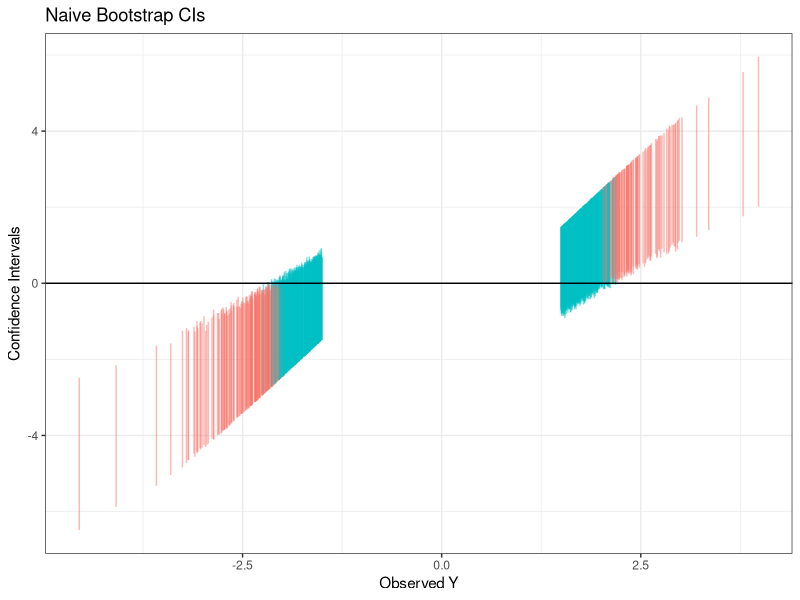
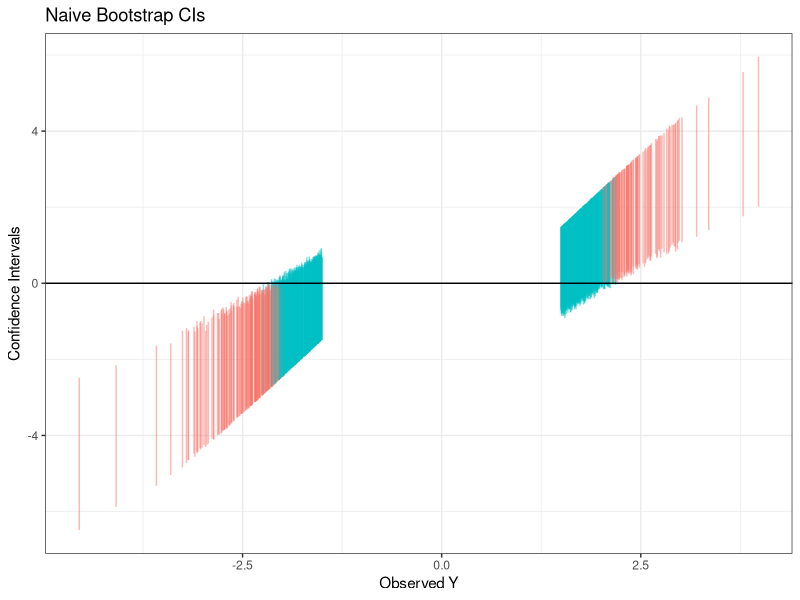

R code for these plots, in order: (Note: this script raises an error after producing the figures.)
sampleTrunc <- function(n, mu = 0, sd = 1) {
  nsamp <- 1
  samp <- numeric(n)
  threshold <- 1.5
  tries <- 0
  while(nsamp <= n) {
    tries <- tries + 1
    y <- rnorm(1, mu, sd)
    if(abs(y) > threshold) {
      samp[nsamp] <- y
      nsamp <- nsamp + 1
    }
  }
  return(samp)
}

library(dplyr)
library(ggplot2)
library(reshape2)

# Naive Bootstrap -------------------
n <- 10^3
samp <- sampleTrunc(n)
bootDist <- sapply(samp, function(y) sampleTrunc(1000, mu = y, sd = 1) - y)
trueDist <- sampleTrunc(10^4, mu = 0, sd = 1)
residquants <- apply(bootDist, 2, quantile, c(0.025, 0.975))
cis <- matrix(nrow = n, ncol = 3)
for(i in 1:nrow(cis)) {
  cis[i, 1] <- samp[i]
  cis[i, 2] <- samp[i] - residquants[2, i]
  cis[i, 3] <- samp[i] - residquants[1, i]
}
cis <- data.frame(cis)
names(cis) <- c("estimate", "lci", "uci")
cis$cover <- apply(cis, 1, function(x) x[2] < 0 & x[3] > 0)
mean(cis[, 3] - cis[, 2])
ggplot(cis) +
  geom_segment(aes(x = estimate, xend = estimate, y = lci, yend = uci, col = cover), alpha = 0.5) +
  theme_bw() + geom_hline(yintercept = 0) +
  xlab("Observed Y") + ylab("Confidence Intervals") +
  ggtitle("Naive Bootstrap CIs") +
  theme(legend.position = "none")
ggsave(file = "vartex/naiveBootCIcover.pdf", width = 3, height = 3)


bootDist <- melt(bootDist[, 1:3])
names(bootDist) <- c("ind", "muhat", "resid")
bootDist$muhat <- round(y[bootDist$muhat], 2)
trueDist <- data.frame(ind = 1, muhat = 0, resid = trueDist)
forplot <- rbind(bootDist, trueDist)
muvals <- unique(forplot$muhat)
forplot$muhat <- factor(forplot$muhat, levels = c(0, subset(muvals, muvals != 0)))
forplot$mu <- forplot$muhat
ggplot(forplot) + geom_density(aes(x = resid, col = mu)) +
  theme_bw() + facet_wrap(~ mu, labeller = "label_both") +
  ylab("Density of Residual Distribution") + xlab("") +
  theme(legend.position = "none") + ggtitle("Bootstrap Distribution")
ggsave(file = "vartex/naiveBootDist.pdf", width = 4, height = 3)


# Conditional Bootstrap -----------
n <- 1000
samp <- sampleTrunc(n)
mutild <- samp * (1 - pnorm(abs(samp)) < 0.0025)
bootDist <- sapply(mutild, function(est) sampleTrunc(1000, mu = est, sd = 1) - est)
trueDist <- sampleTrunc(10^4, mu = 0, sd = 1)
residquants <- apply(bootDist, 2, quantile, c(0.025, 0.975))
cis <- matrix(nrow = n, ncol = 3)
for(i in 1:nrow(cis)) {
  cis[i, 1] <- samp[i]
  cis[i, 2] <- samp[i] - residquants[2, i]
  cis[i, 3] <- samp[i] - residquants[1, i]
}
cis <- data.frame(cis)
names(cis) <- c("estimate", "lci", "uci")
cis$cover <- apply(cis, 1, function(x) x[2] < 0 & x[3] > 0)
mean(cis[, 3] - cis[, 2])
ggplot(cis) +
  geom_segment(aes(x = estimate, xend = estimate, y = lci, yend = uci, col = cover), alpha = 0.5) +
  theme_bw() + geom_hline(yintercept = 0) +
  xlab("Observed Y") + ylab("Confidence Intervals") +
  ggtitle("Conditional Bootstrap CIs")
ggsave(file = "vartex/condUnivBootCIcover.pdf", width = 6, height = 3)
mean(cis$cover)


bootDist <- melt(bootDist[, 1:3])
names(bootDist) <- c("ind", "muhat", "resid")
bootDist$muhat <- round(y[bootDist$muhat], 2)
trueDist <- data.frame(ind = 1, muhat = 0, resid = trueDist)
forplot <- rbind(bootDist, trueDist)
muvals <- unique(forplot$muhat)
forplot$muhat <- factor(forplot$muhat, levels = c(0, subset(muvals, muvals != 0)))
forplot$mu <- forplot$muhat
ggplot(forplot) + geom_density(aes(x = resid, col = mu)) +
  theme_bw() + facet_wrap(~ mu, labeller = "label_both") +
  ylab("Density of Residual Distribution") + xlab("") +
  theme(legend.position = "none") + ggtitle("Bootstrap Distribution")
ggsave(file = "vartex/condUnivBootDist.pdf", width = 4, height = 3)








